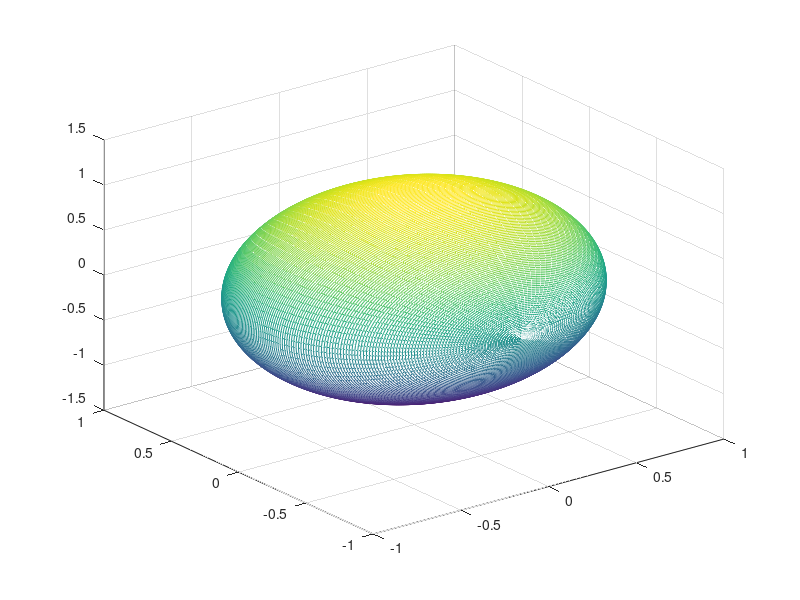

The MATLAB source for this figure: (Note: this script raises an error after producing the figure.)
% Plot locus on ellipsoid

load('./Data/Locus2D.mat')

El=mesh(y,z,x);
El.EdgeColor = 'k';
El.EdgeAlpha=0.1;
El.FaceAlpha=0.1;

hold on
lc = plot3(lc(2,:),lc(3,:),lc(1,:));
lc.LineWidth=5;
lc.Color='k';


pt = plot3(ref(2),ref(3),ref(1));
pt.MarkerSize=20;
pt.Marker='*';
pt.Color='k';
pt.LineWidth=4;

xlabel('x_1')
ylabel('x_2')
zlabel('x_0')

set(gca,'fontsize',20)

%%
% orient(gcf,'landscape')
% set(gcf,'renderer','painters');
% print(gcf,'./Plots/2DLocus_Painter.pdf','-dpdf','-fillpage')